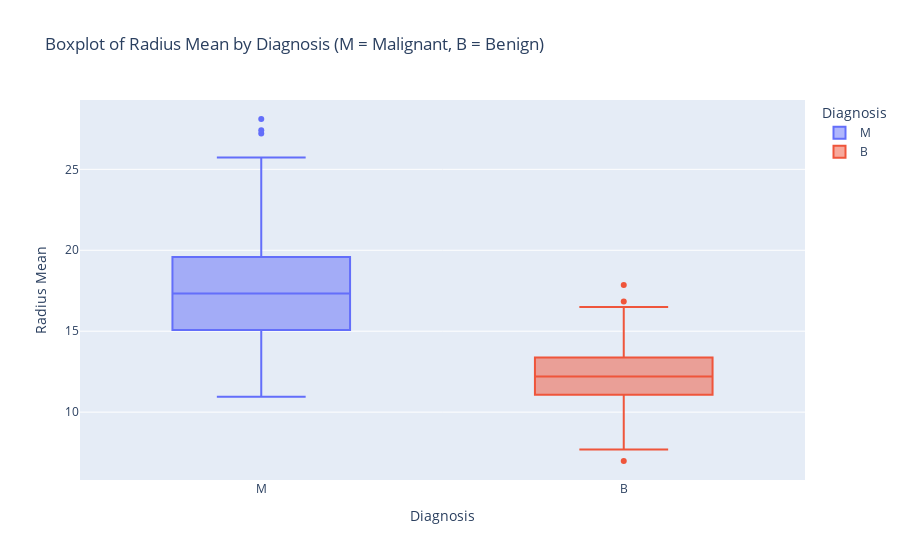

Notebook cell for this chart:
### Markdown cell above
### Box Plot to Compare 'Radius Mean' Across Diagnoses

### Code cell
fig = px.box(df, 
             x='diagnosis', 
             y='radius_mean', 
             color='diagnosis',
             title='Boxplot of Radius Mean by Diagnosis (M = Malignant, B = Benign)',
             labels={'diagnosis': 'Diagnosis', 'radius_mean': 'Radius Mean'})

fig.show()

### Figure 1 — Plotly figure (JSON) as saved in the notebook; plotly's stock layout.template omitted (floating-point values rounded to 4 significant figures; data arrays with more than 128 entries replaced by an {"elided": "..."} marker saying what was removed)
{"data": [{"alignmentgroup": "True", "hovertemplate": "Diagnosis=%{x}<br>Radius Mean=%{y}<extra></extra>", "legendgroup": "M", "marker": {"color": "#636efa"}, "name": "M", "notched": false, "offsetgroup": "M", "orientation": "v", "showlegend": true, "type": "box", "x": {"elided": "212 str values"}, "x0": " ", "xaxis": "x", "y": {"elided": "212 float values"}, "y0": " ", "yaxis": "y"}, {"alignmentgroup": "True", "hovertemplate": "Diagnosis=%{x}<br>Radius Mean=%{y}<extra></extra>", "legendgroup": "B", "marker": {"color": "#EF553B"}, "name": "B", "notched": false, "offsetgroup": "B", "orientation": "v", "showlegend": true, "type": "box", "x": {"elided": "357 str values"}, "x0": " ", "xaxis": "x", "y": {"elided": "357 float values"}, "y0": " ", "yaxis": "y"}], "layout": {"boxmode": "overlay", "legend": {"title": {"text": "Diagnosis"}, "tracegroupgap": 0}, "title": {"text": "Boxplot of Radius Mean by Diagnosis (M = Malignant, B = Benign)"}, "xaxis": {"anchor": "y", "categoryarray": ["M", "B"], "categoryorder": "array", "domain": [0, 1], "title": {"text": "Diagnosis"}}, "yaxis": {"anchor": "x", "domain": [0, 1], "title": {"text": "Radius Mean"}}}}
